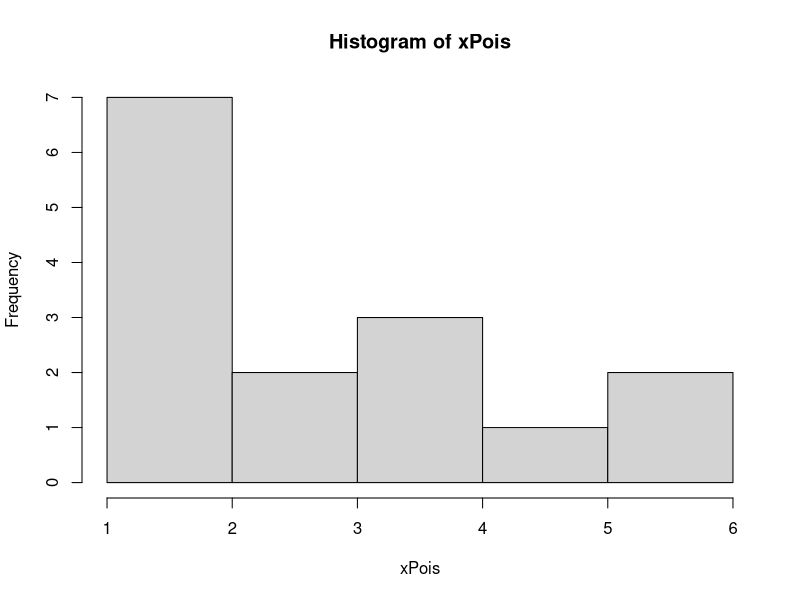
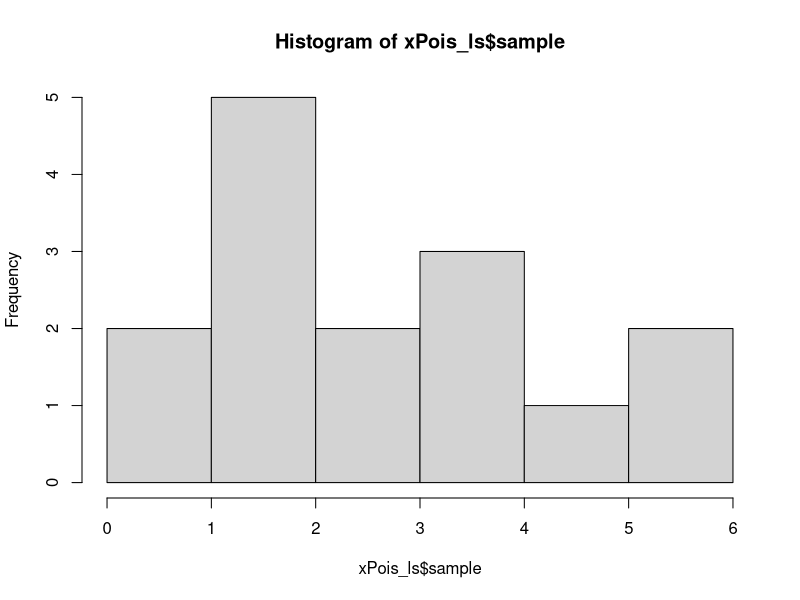

The R source for these figures, in order:
###### Student's t-test ########################################################

#Poisson random vector
xPois <- rpois(n = 15, lambda = 3)
hist(xPois)

#Create an Experiment List
xPois_ls <- list(
            dist = "Poisson",
            params = c(lambda = 3),
            sample = rpois(n = 15, lambda = 3)
)
hist(xPois_ls$sample)

#Find the sample mean and variance
mean(xPois_ls$sample)
var(xPois_ls$sample)

#Hypothesis Test on Sample Mean
# H0: mu = 3
# HA: mu != 3



#Critical value
critVal_P <- qt(0.975, df = 15 - 1)

#Test statistic
ttest_P <- t.test(
  x = xPois_ls$sample,
  alternative = "two.sided",
  mu = xPois_ls[[2]][[1]]
)

class(ttest_P)
###Checking Class###
#Use the is.<CLASS>() function to test if an object has that class
is.list(ttest_P)
is.matrix(ttest_P)
is.list(xPois_ls$params)
is.numeric(xPois_ls$params)


#Subset the t.test
ttest_P$statistic

#Make a decision
abs(ttest_P$statistic) > critVal_P

#So, we fail to rehect the null hypothesis that the population mean equals 3.

###### Data Frames ##########################################################

#Create a data frame of the people in the class

myClass <- data.frame(
  Surname = c("Odom", "Dyatchenko", "Ma", "Gmunder"),
  Firstname = c("Gabriel", "Nina", "Ruixuan (Mavis)", "Kristin"),
  CupsCoffeeOrTea = c(0, 3, 2, 0)
)
myClass
myClass$neighborhood <- c("Pembrook Pines", "Miami Beach", "Beijing", "Brickell")


### Subset a Data Frame ###
myClass$Surname
myClass[, 1]
myClass[["Surname"]]
myClass$Surname[2]
myClass[2,1]
